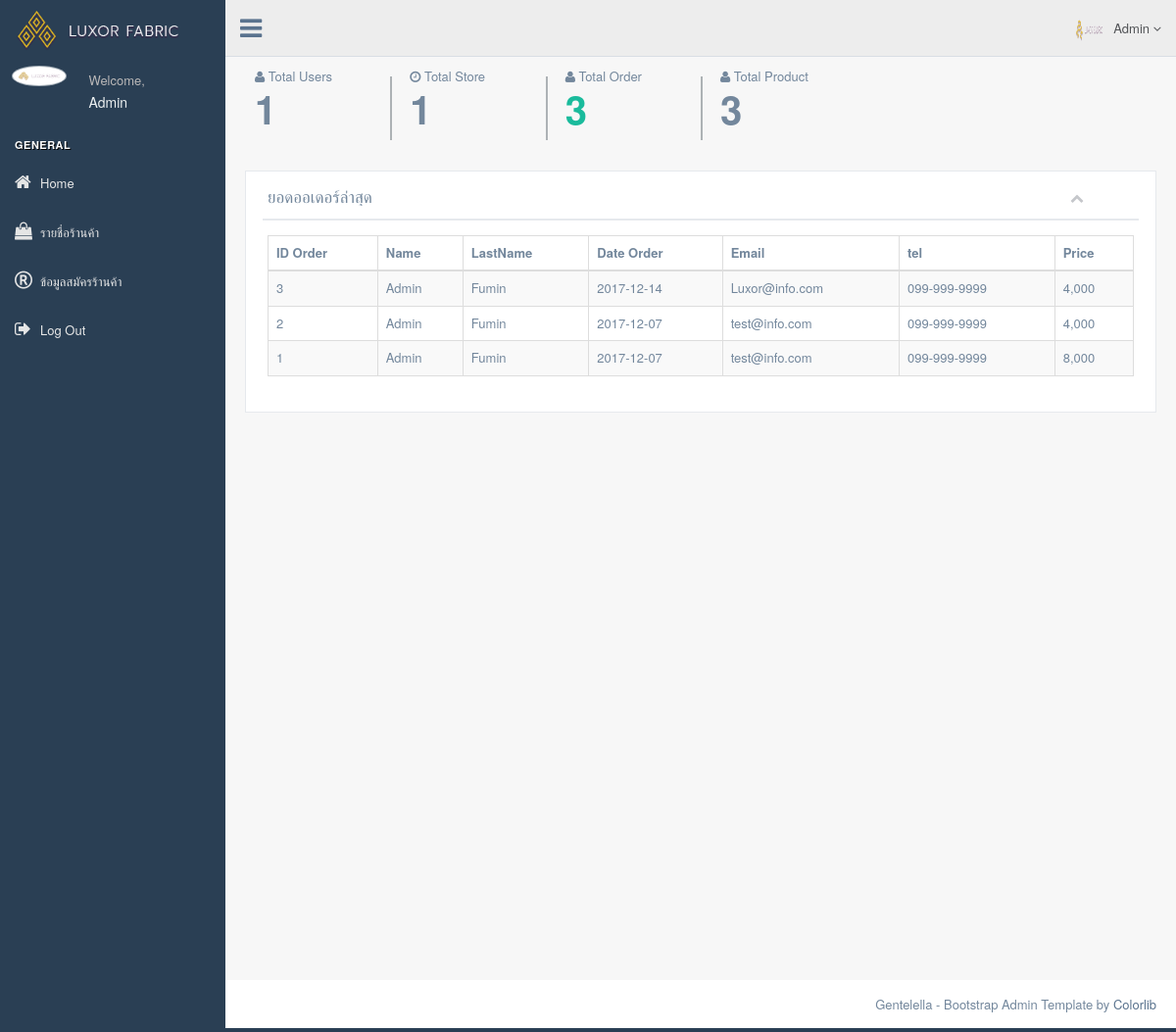
The app's page /Admin/index.php (signed in), older data.
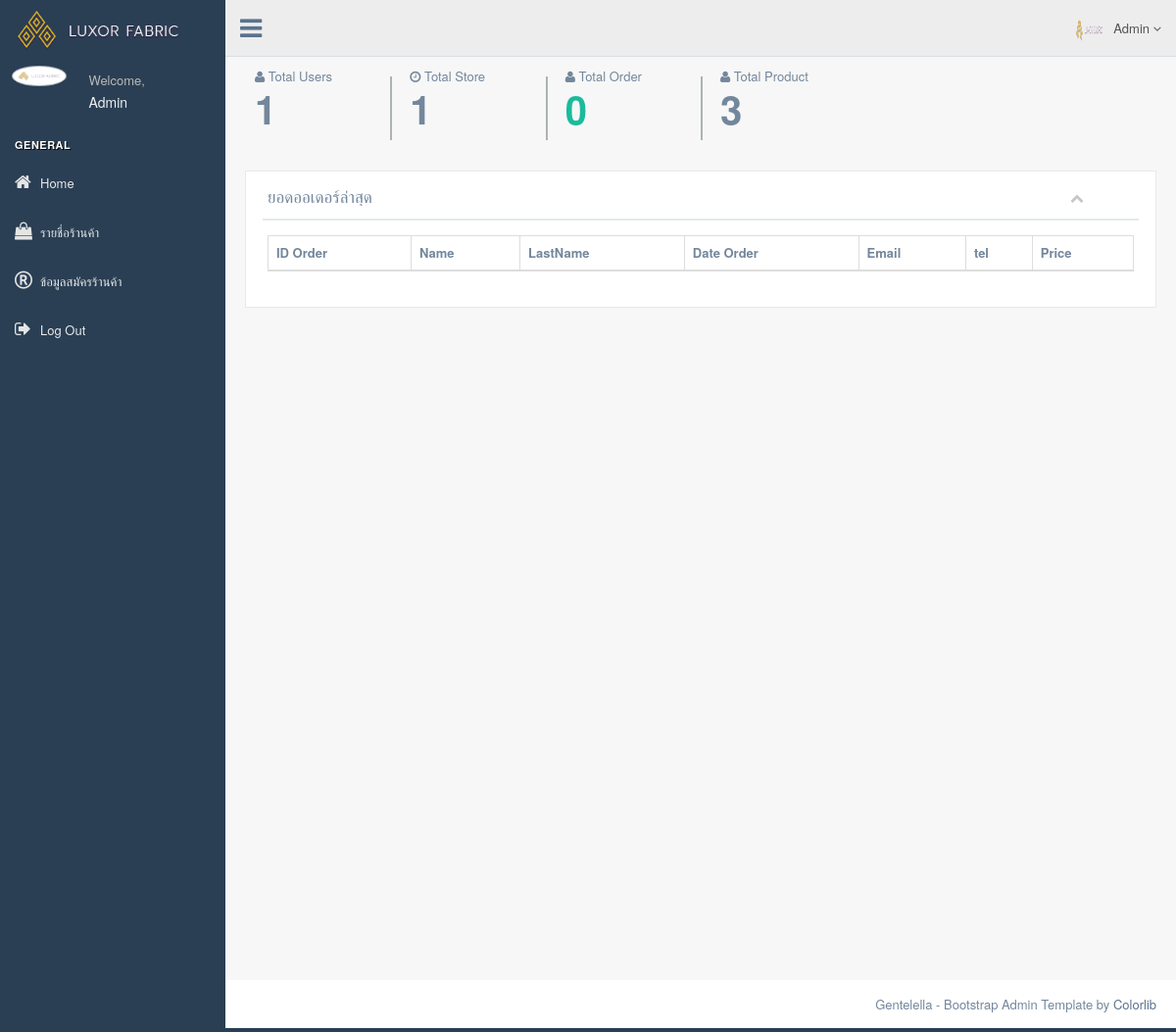
The same page, newer data.
### tables this page shows
CREATE TABLE `order_product` (
  `id_order` int(11) NOT NULL,
  `id_user` int(11) NOT NULL,
  `Date_order` date NOT NULL,
  `Tax` varchar(5) NOT NULL,
  `Name` varchar(100) NOT NULL,
  `LastName` varchar(100) NOT NULL,
  `Tel` varchar(30) NOT NULL,
  `Address` varchar(255) NOT NULL,
  `Zip` varchar(10) NOT NULL,
  `Send_email_order` varchar(100) NOT NULL,
  `Totalprice` int(11) NOT NULL
);

CREATE TABLE `user_member` (
  `id_user` int(11) NOT NULL,
  `Name` varchar(100) NOT NULL,
  `LastName` varchar(100) NOT NULL,
  `Email` varchar(100) NOT NULL,
  `Tel` varchar(30) NOT NULL,
  `Address` varchar(255) NOT NULL,
  `City` varchar(100) NOT NULL,
  `State` varchar(100) NOT NULL,
  `Country` varchar(100) NOT NULL,
  `Zip` varchar(10) NOT NULL,
  `Password` varchar(255) NOT NULL
);

### Admin/tableDashbord.php (the view, shortened to what this page needs)
<div class="row tile_count">
            <?php
                $selecttotaluser = "SELECT COUNT(`id_user`) countitem FROM `user_member`";
                $queryttotaluser = mysqli_query($connect,$selecttotaluser);
                $rowttotaluser = mysqli_fetch_array($queryttotaluser);
                $selecttotalstore = "SELECT COUNT(`id_store`) countitem FROM `store`";
                $queryttotalstore = mysqli_query($connect,$selecttotalstore);
                $rowtotalstore = mysqli_fetch_array($queryttotalstore);
                $selecttotalorder = "SELECT COUNT(`id_order`) countitem FROM `order_product`";
                $queryttotalorder = mysqli_query($connect,$selecttotalorder);
                $rowtotalorder = mysqli_fetch_array($queryttotalorder);
                $selecttotalproduct = "SELECT COUNT(`id_product`) countitem FROM `product`";
                $querytotalproduct = mysqli_query($connect,$selecttotalproduct);
                $rowtotalproduct = mysqli_fetch_array($querytotalproduct);
            ?>
            <div class="col-md-2 col-sm-4 col-xs-6 tile_stats_count">
                <span class="count_top"><i class="fa fa-user"></i> Total Users</span>
                <div class="count"><?php echo $rowttotaluser['countitem']; ?></div>
            </div>
            <div class="col-md-2 col-sm-4 col-xs-6 tile_stats_count">
                <span class="count_top"><i class="fa fa-clock-o"></i> Total Store</span>
                <div class="count"><?php echo $rowtotalstore['countitem']; ?></div>
            </div>
            <div class="col-md-2 col-sm-4 col-xs-6 tile_stats_count">
                <span class="count_top"><i class="fa fa-user"></i> Total Order</span>
                <div class="count green"><?php echo $rowtotalorder['countitem']; ?></div>
            </div>
            <div class="col-md-2 col-sm-4 col-xs-6 tile_stats_count">
                <span class="count_top"><i class="fa fa-user"></i> Total Product</span>
                <div class="count"><?php echo $rowtotalproduct['countitem']; ?></div>
            </div>
        </div>
    <div class="row">
        <div class="col-md-12 col-sm-12 col-xs-12">
            <div class="x_panel">
                <div class="x_title">
                    <h2>ยอดออเดอร์ล่าสุด</h2>
                    <ul class="nav navbar-right panel_toolbox">
                        <li>
                            <a class="collapse-link"><i class="fa fa-chevron-up"></i></a>
                        </li>
                    </ul>
                <div class="clearfix"></div>
            </div>
            <div class="x_content">
                <table id="datatable-responsive" class="table table-striped table-bordered dt-responsive nowrap" cellspacing="0" width="100%">
                    <thead>
                        <tr>
                            <th>ID Order</th>
                            <th>Name</th>
                            <th>LastName</th>
                            <th>Date Order</th>
                            <th>Email</th>
                            <th>tel</th>
                            <th>Price</th>
                        </tr>
                    </thead>
                    <tbody>
                    <?php
                        $select = "SELECT * FROM `order_product` op
                                    INNER JOIN user_member um ON um.id_user = op.id_user
                                    Order By op.id_order desc;";
                        $query = mysqli_query($connect,$select);
                        if(mysqli_num_rows($query) > 0){
                            while($row = mysqli_fetch_array($query)){
                            ?>
                            <tr>
                                <td><?php echo $row['id_order']; ?></td>
                                <td><?php echo $row['Name']; ?></td>
                                <td><?php echo $row['LastName']; ?></td>
                                <td><?php echo $row['Date_order']; ?></td>
                                <td><?php echo $row['Send_email_order']; ?></td>
                                <td><?php echo $row['Tel']; ?></td>
                                <td><?php echo number_format($row['Totalprice']); ?></td>
                            </tr>
                        <?php
                            }
                        }
                    ?>
                    </tbody>
                </table>
            </div>
        </div>
      </div>

### Admin/index.php (shortened to what this page needs)
<!DOCTYPE html>
<html>
  <head>
    <link href="./vendors/bootstrap/dist/css/bootstrap.min.css" rel="stylesheet">
    <link href="./vendors/font-awesome/css/font-awesome.min.css" rel="stylesheet">
    <link href="./vendors/nprogress/nprogress.css" rel="stylesheet">
    <link href="./vendors/iCheck/skins/flat/green.css" rel="stylesheet">
    <link href="./vendors/google-code-prettify/bin/prettify.min.css" rel="stylesheet">
    <link href="./vendors/switchery/dist/switchery.min.css" rel="stylesheet">
    <link href="./vendors/starrr/dist/starrr.css" rel="stylesheet">
    <link href="./vendors/select2/dist/css/select2.min.css" rel="stylesheet">
    <link href="./vendors/datatables.net-bs/css/dataTables.bootstrap.min.css" rel="stylesheet">
    <link href="./vendors/datatables.net-buttons-bs/css/buttons.bootstrap.min.css" rel="stylesheet">
    <link href="./vendors/datatables.net-fixedheader-bs/css/fixedHeader.bootstrap.min.css" rel="stylesheet">
    <link href="./vendors/datatables.net-responsive-bs/css/responsive.bootstrap.min.css" rel="stylesheet">
    <link href="./vendors/datatables.net-scroller-bs/css/scroller.bootstrap.min.css" rel="stylesheet">
    <link href="./vendors/bootstrap-progressbar/css/bootstrap-progressbar-3.3.4.min.css" rel="stylesheet">
    <link href="./vendors/jqvmap/dist/jqvmap.min.css" rel="stylesheet"/>
    <link href="./vendors/sweetalert/sweetalert2.min.css" rel="stylesheet"/>
    <link href="./vendors/bootstrap-daterangepicker/daterangepicker.css" rel="stylesheet">
    <link href="./build/css/custom.css" rel="stylesheet">
  </head>
    <?php
    include "./CodeBack/connectdb.php";
    ?>
  <body class="nav-md">
    <div class="container body">
        <div class="main_container">
            <?php include "menubar.php" ?>
            <?php include "navbar.php" ?>
            <div class="right_col" role="main">
                <?php
                    if(!empty($_GET['link']) && $_GET['link'] == "listRegisterStore"){
                        include "./ListRegisterStore.php";
                    } else if(!empty($_GET['link']) && $_GET['link'] == "liststore"){
                        include "./tableListStore.php";
                    }else if(!empty($_GET['link']) && $_GET['link'] == "hotproduct"){
                        include "./inserthotproduct.php";
                    }else if(!empty($_GET['link']) && $_GET['link'] == "insertstore"){
                        include "./insertstore.php";
                    }else if(!empty($_GET['link']) && $_GET['link'] == "insertproduct" && !empty($_GET['idstore'])){
                        include "./insertproduct.php";
                    }else if(!empty($_GET['link']) && $_GET['link'] == "editstore" && !empty($_GET['idstore'])){
                        include "./Editstore.php";
                    }else if(!empty($_GET['link']) && $_GET['link'] == "editproduct" && !empty($_GET['idproduct'])){
                        include "./Editproduct.php";
                    }else if(!empty($_GET['link']) && $_GET['link'] == "infoorder" && !empty($_GET['idorder'])){
                        include "./infoorder.php";
                    }else{
                ?>
                <?php
                    include "tableDashbord.php";
                }
                ?>
            </div>
        </div>
    </div>
        <footer>
          <div class="pull-right">
            Gentelella - Bootstrap Admin Template by <a href="https://colorlib.com">Colorlib</a>
          </div>
          <div class="clearfix"></div>
        </footer>
  </body>
</html>

### Admin/menubar.php (shortened to what this page needs)
<div class="col-md-3 left_col">
          <div class="left_col scroll-view">
            <div class="navbar nav_title" style="border: 0;">
              <a href="index.php" class="site_title"><img src="../images/logo.png"> <span>LuxorFabric</span></a>
            </div>
            <div class="profile clearfix">
              <div class="profile_pic">
                <img src="../images/logo.png" alt="..." class="img-circle profile_img">
              </div>
              <div class="profile_info">
                <span>Welcome,</span>
                <h2><?php echo $_SESSION['Admin_user_name']; ?></h2>
              </div>
            </div>
            <br />
<div id="sidebar-menu" class="main_menu_side hidden-print main_menu">
  <div class="menu_section">
    <h3>General</h3>
    <ul class="nav side-menu">
      <li>
        <a href="index.php"><i class="fa fa-home"></i>Home</a>
      </li>
      <li><a href="?link=liststore"> <i class="fa fa-shopping-bag"></i>รายชื่อร้านค้า</a></li>
      <li><a href="?link=listRegisterStore"><i class="fa fa-registered"></i>ข้อมูลสมัครร้านค้า</a></li>
      <li>
        <a href="logout.php"><i class="fa fa-sign-out"></i>Log Out</a>
      </li>
    </ul>
    </div>
</div>
          </div>
        </div>

### Admin/navbar.php (shortened to what this page needs)
<div class="top_nav">
         <div class="nav_menu">
           <nav>
             <div class="nav toggle">
               <a id="menu_toggle"><i class="fa fa-bars"></i></a>
             </div>
             <ul class="nav navbar-nav navbar-right">
               <li class="">
                 <a href="javascript:;" class="user-profile dropdown-toggle" data-toggle="dropdown" aria-expanded="false">
                   <img src="../images/logo.png" alt=""><?php echo $_SESSION['Admin_user_name']; ?>
                   <span class=" fa fa-angle-down"></span>
                 </a>
               </li>
             </ul>
           </nav>
         </div>
       </div>

Row changes from the older to the newer data that the page shows:
removed order_product: id_order "3", id_user.Name "Admin", id_user.LastName "Fumin", Date_order "2017-12-14", Send_email_order "Luxor@info.com", id_user.Tel "099-999-9999", Totalprice "4,000"
removed order_product: id_order "2", id_user.Name "Admin", id_user.LastName "Fumin", Date_order "2017-12-07", Send_email_order "test@info.com", id_user.Tel "099-999-9999", Totalprice "4,000"
removed order_product: id_order "1", id_user.Name "Admin", id_user.LastName "Fumin", Date_order "2017-12-07", Send_email_order "test@info.com", id_user.Tel "099-999-9999", Totalprice "8,000"
Text that changed along with them:
$rowtotalorder['countitem']: "3" → "0"
